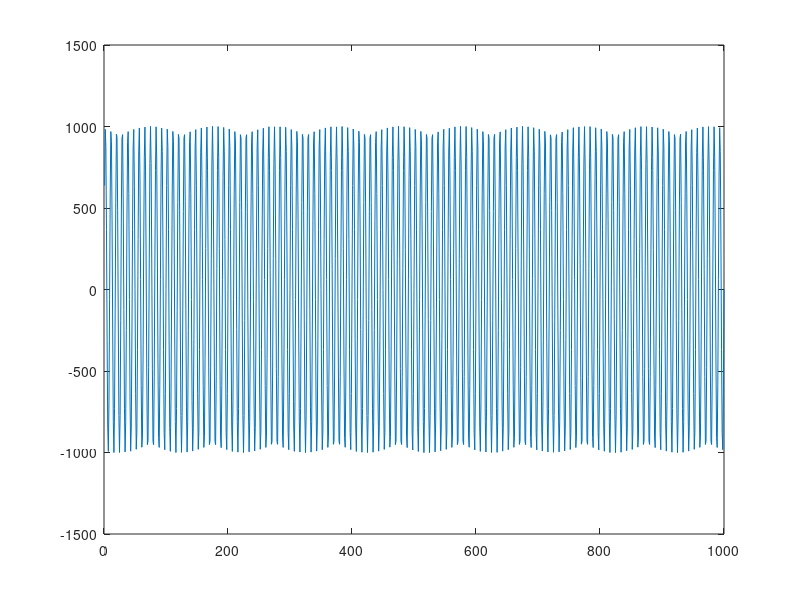
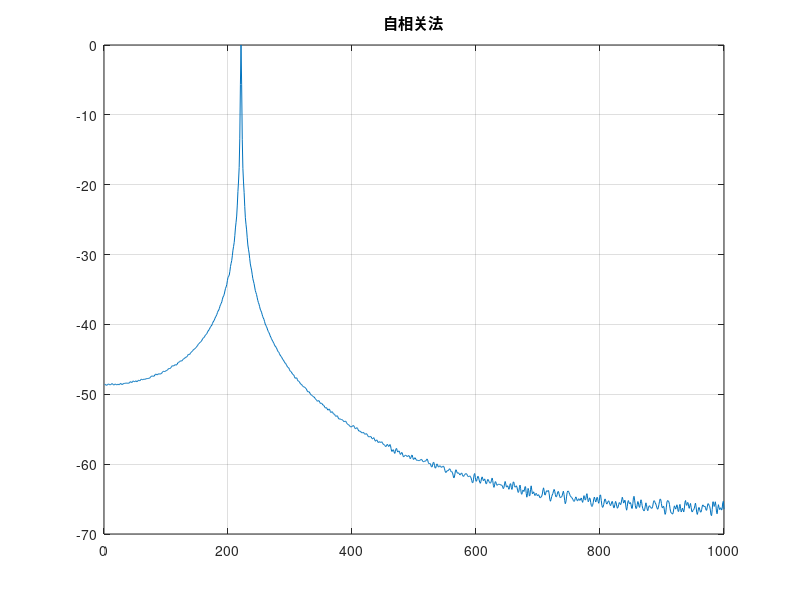
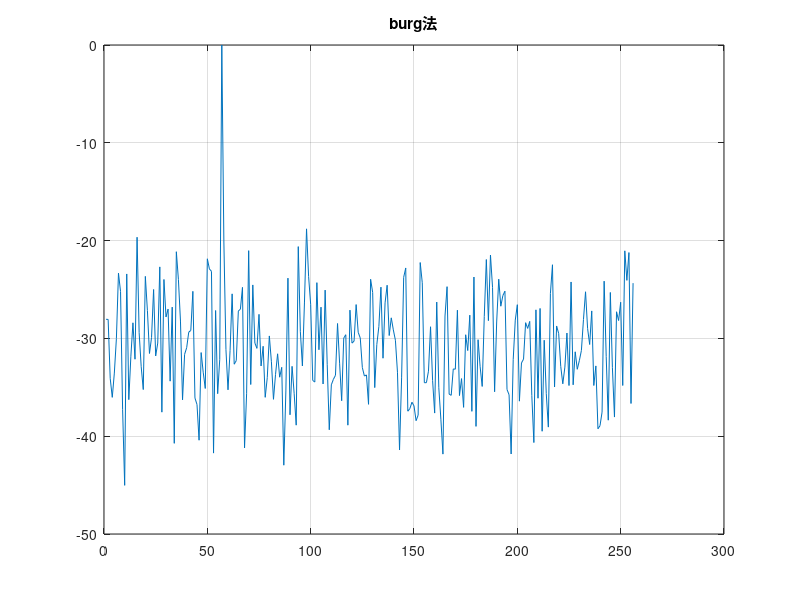

Source code (MATLAB) for these figures, in order: (Note: this script raises an error after producing the figures.)
% 现代谱估计  
clear
clc
close all
%1. 生成信号
fs = 1000;
N = 1000;
T = N/fs;
n=1/fs:1/fs:T;
% 高斯白噪声w(n)
var = 1;
noise = normrnd(0,sqrt(var),1,N);% 均值，标准差，start, end
% 正弦信号
A = 1*var;
w1 = 2*pi*100;
sig1 = A*sin(w1*n);
B = 1000*var;
w2 = 2*pi*110;
sig2 = B*sin(w2*n);
x = sig1+sig2+noise;
plot(x)

%2. 谱估计
p = 500;
%（1）自相关法
Pxx = pyulear(x,p,N);%pyulear(X,ORDER,NFFT) 
Pxx = 10*log10(Pxx);
Pmax = max(Pxx);
Pxx = Pxx-Pmax;
figure;
plot(Pxx);
title('自相关法');
grid on
%（2）burg法
Pxx = pburg(x,p);%pyulear(X,ORDER) 
Pxx = 10*log10(Pxx);
Pmax = max(Pxx);
Pxx = Pxx-Pmax;
figure;
plot(Pxx);
title('burg法');
grid on
%(3)协方差法
Pxx = pcov(x,p);
Pxx = 10*log10(Pxx);
Pmax = max(Pxx);
Pxx = Pxx-Pmax;
figure
plot(Pxx);
title('协方差法');
grid on
%(4)修正协方差法
Pxx = pmcov(x,p);
Pxx = 10*log10(Pxx);
Pmax = max(Pxx);
Pxx = Pxx-Pmax;
figure
plot(Pxx);
title('修正协方差法');
grid on

